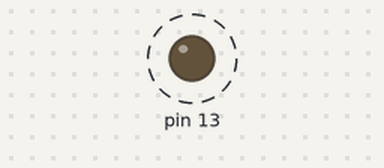
A sketch run on a simulated Arduino Uno, built with avr-gcc and run on an emulated ATmega328P. Shown: output pins drawn as LEDs (lit = HIGH). Dashed ring = blinking. What the sketch prints to the serial monitor is not drawn.

Above: at 0.5 s.
Timing chart, 0 to 4.6 s (numbered marks = the images above):
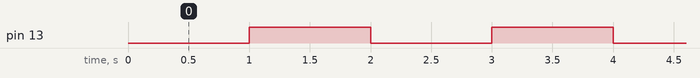

Measured:
- by itself, pin 13: alternates HIGH for 1.0 s and LOW for 1.0 s

The sketch:

test_led_embarquee.ino
```cpp
void setup() {
  Serial.begin(9600); //Communication série
  pinMode(13, OUTPUT);

}

void loop() {
  delay(500);
  Serial.println("Test led embarquée: allumée");
  delay(500);
  digitalWrite(13, HIGH);   // turn the LED on (HIGH is the voltage level)
  delay(500);
  Serial.println("Test led embarquée: éteinte");
  delay(500);
  digitalWrite(13, LOW);   // turn the LED off (LOW is the voltage level)
}
```
